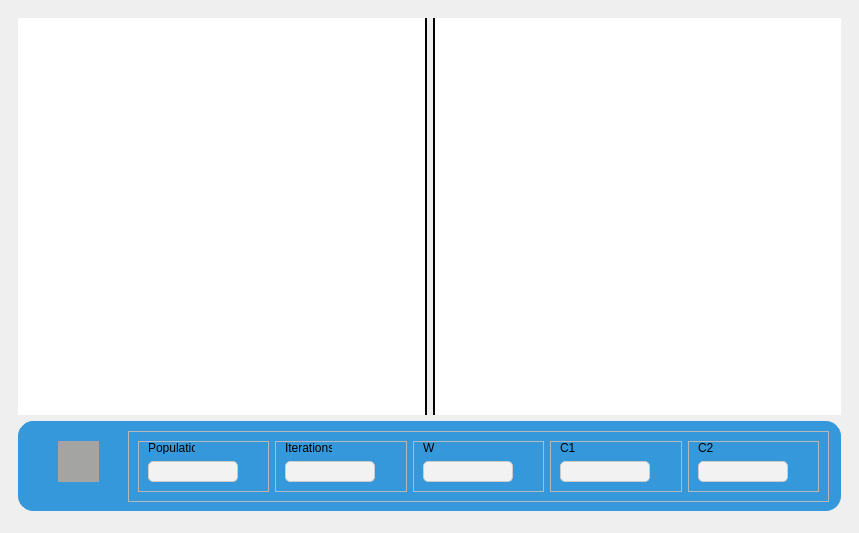
<?xml version="1.0" encoding="UTF-8"?>
<ui version="4.0">
 <class>Form</class>
 <widget class="QWidget" name="Form">
  <property name="geometry">
   <rect>
    <x>0</x>
    <y>0</y>
    <width>859</width>
    <height>533</height>
   </rect>
  </property>
  <property name="windowTitle">
   <string>Form</string>
  </property>
  <widget class="QWidget" name="main_widget" native="true">
   <property name="geometry">
    <rect>
     <x>9</x>
     <y>9</y>
     <width>841</width>
     <height>511</height>
    </rect>
   </property>
   <layout class="QGridLayout" name="gridLayout">
    <item row="0" column="0">
     <widget class="QWidget" name="body_widget" native="true">
      <layout class="QGridLayout" name="gridLayout_9">
       <item row="0" column="0">
        <layout class="QHBoxLayout" name="horizontalLayout">
         <item>
          <widget class="QWidget" name="graph_widget" native="true">
           <property name="styleSheet">
            <string notr="true">border-right: 2px solid black;
background-color: rgb(255, 255, 255);</string>
           </property>
          </widget>
         </item>
         <item>
          <widget class="QWidget" name="convergence_widget" native="true">
           <property name="styleSheet">
            <string notr="true">border-left: 2px solid black;
background-color: rgb(255, 255, 255);</string>
           </property>
          </widget>
         </item>
        </layout>
       </item>
       <item row="1" column="0">
        <widget class="QWidget" name="player_widget" native="true">
         <property name="minimumSize">
          <size>
           <width>0</width>
           <height>30</height>
          </size>
         </property>
         <property name="maximumSize">
          <size>
           <width>16777215</width>
           <height>90</height>
          </size>
         </property>
         <property name="styleSheet">
          <string notr="true">

#player_widget {

background-color:  #3498db;
  border: 1px solid #3498db;
  display: flex;
  justify-content: center;
  align-items: center;
  font-size: 18px;
border-radius: 15px;
}

#player_widget QLineEdit {
                background-color: #f2f2f2;
                border: 1px solid #ccc;
                border-radius: 5px;
                padding: 2px;
                font-size: 14px;
                color: #333;
  }
            
#player_widget  QPushButton{
  width: 60px;
  height: 60px;
  background-color: #a4a5a3;
  border-radius: 50%;
  display: flex;
  justify-content: center;
border-radius: 50%;
  align-items: center;
  cursor: pointer;
  box-shadow: 0px 4px 6px rgba(0, 0, 0, 0.1);
} </string>
         </property>
         <widget class="QFrame" name="parameters_frame">
          <property name="geometry">
           <rect>
            <x>110</x>
            <y>10</y>
            <width>701</width>
            <height>71</height>
           </rect>
          </property>
          <property name="frameShape">
           <enum>QFrame::StyledPanel</enum>
          </property>
          <property name="frameShadow">
           <enum>QFrame::Raised</enum>
          </property>
          <layout class="QHBoxLayout" name="horizontalLayout_8">
           <item>
            <widget class="QFrame" name="frame">
             <property name="frameShape">
              <enum>QFrame::StyledPanel</enum>
             </property>
             <property name="frameShadow">
              <enum>QFrame::Raised</enum>
             </property>
             <widget class="QLineEdit" name="lineEdit">
              <property name="geometry">
               <rect>
                <x>10</x>
                <y>20</y>
                <width>90</width>
                <height>21</height>
               </rect>
              </property>
              <property name="minimumSize">
               <size>
                <width>90</width>
                <height>0</height>
               </size>
              </property>
              <property name="maximumSize">
               <size>
                <width>90</width>
                <height>16777215</height>
               </size>
              </property>
             </widget>
             <widget class="QLabel" name="label">
              <property name="geometry">
               <rect>
                <x>10</x>
                <y>0</y>
                <width>47</width>
                <height>13</height>
               </rect>
              </property>
              <property name="text">
               <string>Population</string>
              </property>
             </widget>
            </widget>
           </item>
           <item>
            <widget class="QFrame" name="frame_2">
             <property name="frameShape">
              <enum>QFrame::StyledPanel</enum>
             </property>
             <property name="frameShadow">
              <enum>QFrame::Raised</enum>
             </property>
             <widget class="QLineEdit" name="lineEdit_2">
              <property name="geometry">
               <rect>
                <x>10</x>
                <y>20</y>
                <width>90</width>
                <height>21</height>
               </rect>
              </property>
              <property name="minimumSize">
               <size>
                <width>90</width>
                <height>0</height>
               </size>
              </property>
              <property name="maximumSize">
               <size>
                <width>90</width>
                <height>16777215</height>
               </size>
              </property>
             </widget>
             <widget class="QLabel" name="label_2">
              <property name="geometry">
               <rect>
                <x>10</x>
                <y>0</y>
                <width>47</width>
                <height>13</height>
               </rect>
              </property>
              <property name="text">
               <string>Iterations</string>
              </property>
             </widget>
            </widget>
           </item>
           <item>
            <widget class="QFrame" name="frame_3">
             <property name="frameShape">
              <enum>QFrame::StyledPanel</enum>
             </property>
             <property name="frameShadow">
              <enum>QFrame::Raised</enum>
             </property>
             <widget class="QLineEdit" name="lineEdit_3">
              <property name="geometry">
               <rect>
                <x>10</x>
                <y>20</y>
                <width>90</width>
                <height>21</height>
               </rect>
              </property>
              <property name="minimumSize">
               <size>
                <width>90</width>
                <height>0</height>
               </size>
              </property>
              <property name="maximumSize">
               <size>
                <width>90</width>
                <height>16777215</height>
               </size>
              </property>
             </widget>
             <widget class="QLabel" name="label_3">
              <property name="geometry">
               <rect>
                <x>10</x>
                <y>0</y>
                <width>47</width>
                <height>13</height>
               </rect>
              </property>
              <property name="text">
               <string>W</string>
              </property>
             </widget>
            </widget>
           </item>
           <item>
            <widget class="QFrame" name="frame_4">
             <property name="frameShape">
              <enum>QFrame::StyledPanel</enum>
             </property>
             <property name="frameShadow">
              <enum>QFrame::Raised</enum>
             </property>
             <widget class="QLineEdit" name="lineEdit_4">
              <property name="geometry">
               <rect>
                <x>10</x>
                <y>20</y>
                <width>90</width>
                <height>21</height>
               </rect>
              </property>
              <property name="maximumSize">
               <size>
                <width>90</width>
                <height>16777215</height>
               </size>
              </property>
             </widget>
             <widget class="QLabel" name="label_4">
              <property name="geometry">
               <rect>
                <x>10</x>
                <y>0</y>
                <width>47</width>
                <height>13</height>
               </rect>
              </property>
              <property name="text">
               <string>C1</string>
              </property>
             </widget>
            </widget>
           </item>
           <item>
            <widget class="QFrame" name="frame_15">
             <property name="frameShape">
              <enum>QFrame::StyledPanel</enum>
             </property>
             <property name="frameShadow">
              <enum>QFrame::Raised</enum>
             </property>
             <widget class="QLineEdit" name="lineEdit_16">
              <property name="geometry">
               <rect>
                <x>10</x>
                <y>20</y>
                <width>90</width>
                <height>21</height>
               </rect>
              </property>
              <property name="maximumSize">
               <size>
                <width>90</width>
                <height>16777215</height>
               </size>
              </property>
             </widget>
             <widget class="QLabel" name="label_15">
              <property name="geometry">
               <rect>
                <x>10</x>
                <y>0</y>
                <width>47</width>
                <height>13</height>
               </rect>
              </property>
              <property name="text">
               <string>C2</string>
              </property>
             </widget>
            </widget>
           </item>
          </layout>
         </widget>
         <widget class="QPushButton" name="pushButton">
          <property name="geometry">
           <rect>
            <x>40</x>
            <y>20</y>
            <width>41</width>
            <height>41</height>
           </rect>
          </property>
          <property name="styleSheet">
           <string notr="true">border-radius: 50%;</string>
          </property>
          <property name="text">
           <string/>
          </property>
          <property name="icon">
           <iconset resource="../../static/resource.qrc">
            <normaloff>:/icons/icons/play-48.ico</normaloff>:/icons/icons/play-48.ico</iconset>
          </property>
          <property name="iconSize">
           <size>
            <width>20</width>
            <height>20</height>
           </size>
          </property>
         </widget>
        </widget>
       </item>
      </layout>
     </widget>
    </item>
   </layout>
  </widget>
 </widget>
 <resources>
  <include location="../../static/resource.qrc"/>
 </resources>
 <connections/>
</ui>
